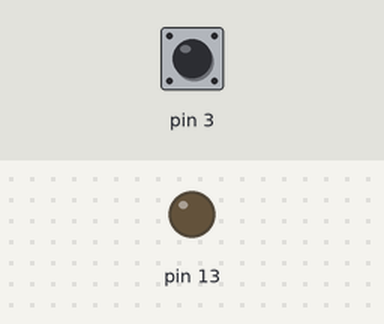
Bench run of a sketch on a simulated Arduino Uno, built with avr-gcc and run on an emulated ATmega328P. On the bench: output pins drawn as LEDs (lit = HIGH). The inputs (shaded band) are chosen by the test bench; at power-on: pin 3 HIGH. What the sketch prints to the serial monitor is not drawn.

Above: at 1.2 s.
1.3 s: pin 3 pulled LOW for 0.15 s
At 1.37 s:
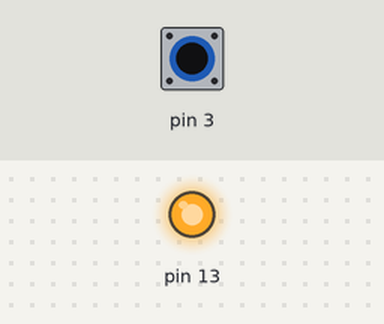
2.9 s: pin 3 pulled LOW for 3.2 s
At 7.3 s:
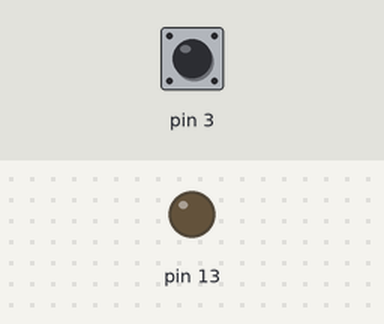
Timing chart, 0 to 8.8 s (numbered marks = the images above; inputs shaded):
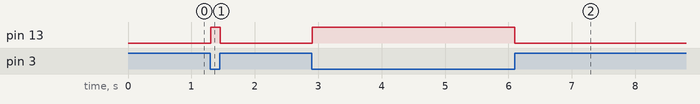

The sketch:

cap_sens_simple.ino
```cpp
/*
   This is a simple demo by Teukkaniikka
*/

#include <CapacitiveSensor.h>

// Connect a 1M - 50M resistor between pins 2 and 3
// Then connect a sense wire to pin 3, and an LED to pin 13
CapacitiveSensor cs_btn = CapacitiveSensor(2, 3);

void setup() {
  // Enable automatic calibration
  cs_btn.set_CS_AutocaL_Millis(0xFFFFFFFF);

  pinMode(13, OUTPUT);
  Serial.begin(115200);
}

void loop() {
  long totalBtn = cs_btn.capacitiveSensor(30);
  Serial.println(totalBtn);

  // If the sensor was pressed, LED = ON
  if (totalBtn > 40) {
    digitalWrite(13, 1);
  } else {
    digitalWrite(13, 0);
  }
}
```

Measured:
- after the input at 1.3 s, pin 13: LOW → HIGH at once, → LOW 0.15 s later
- after the input at 2.9 s, pin 13: LOW → HIGH at once, → LOW 3.2 s later
